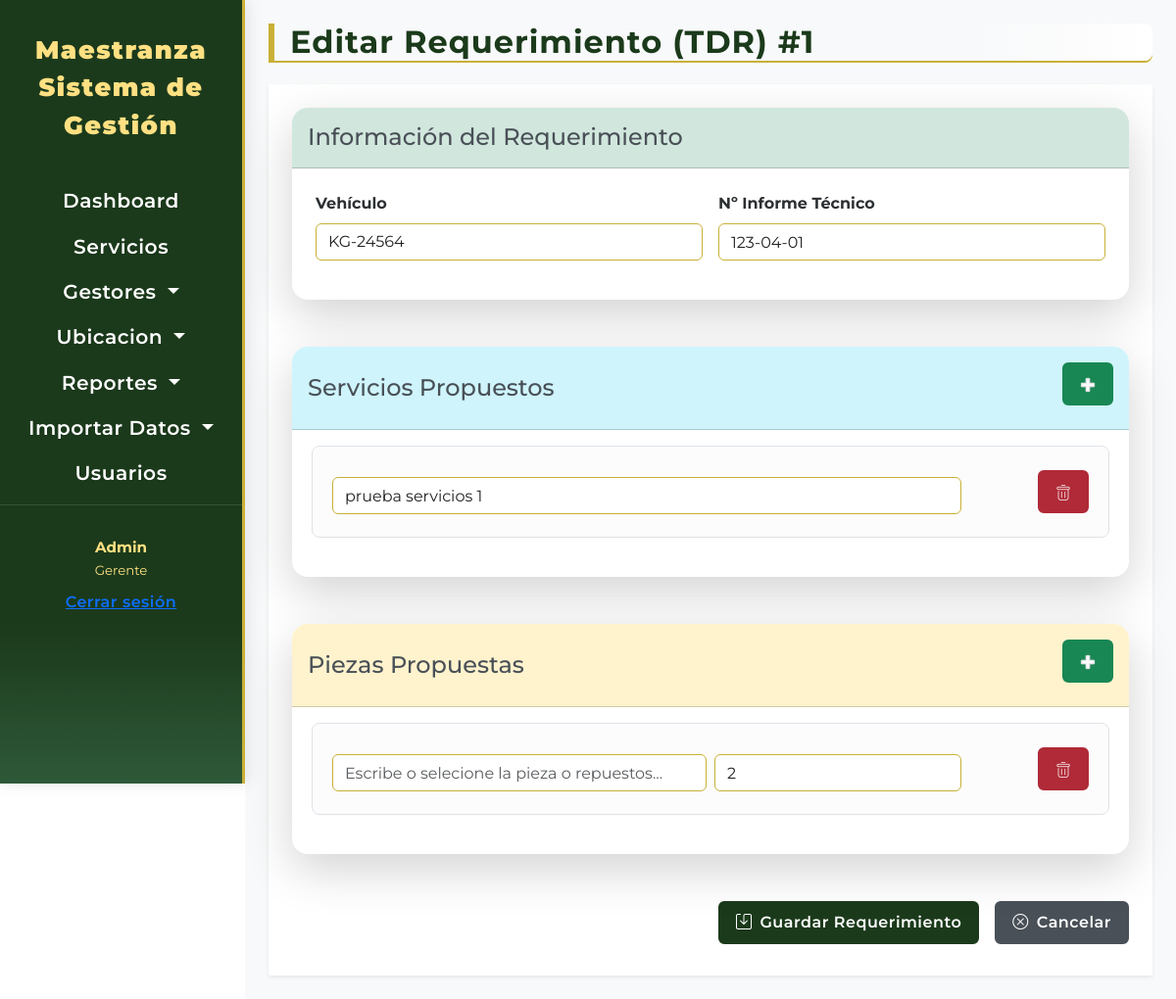
Before: /tdr/1/editar/ (signed in) with the older database file.
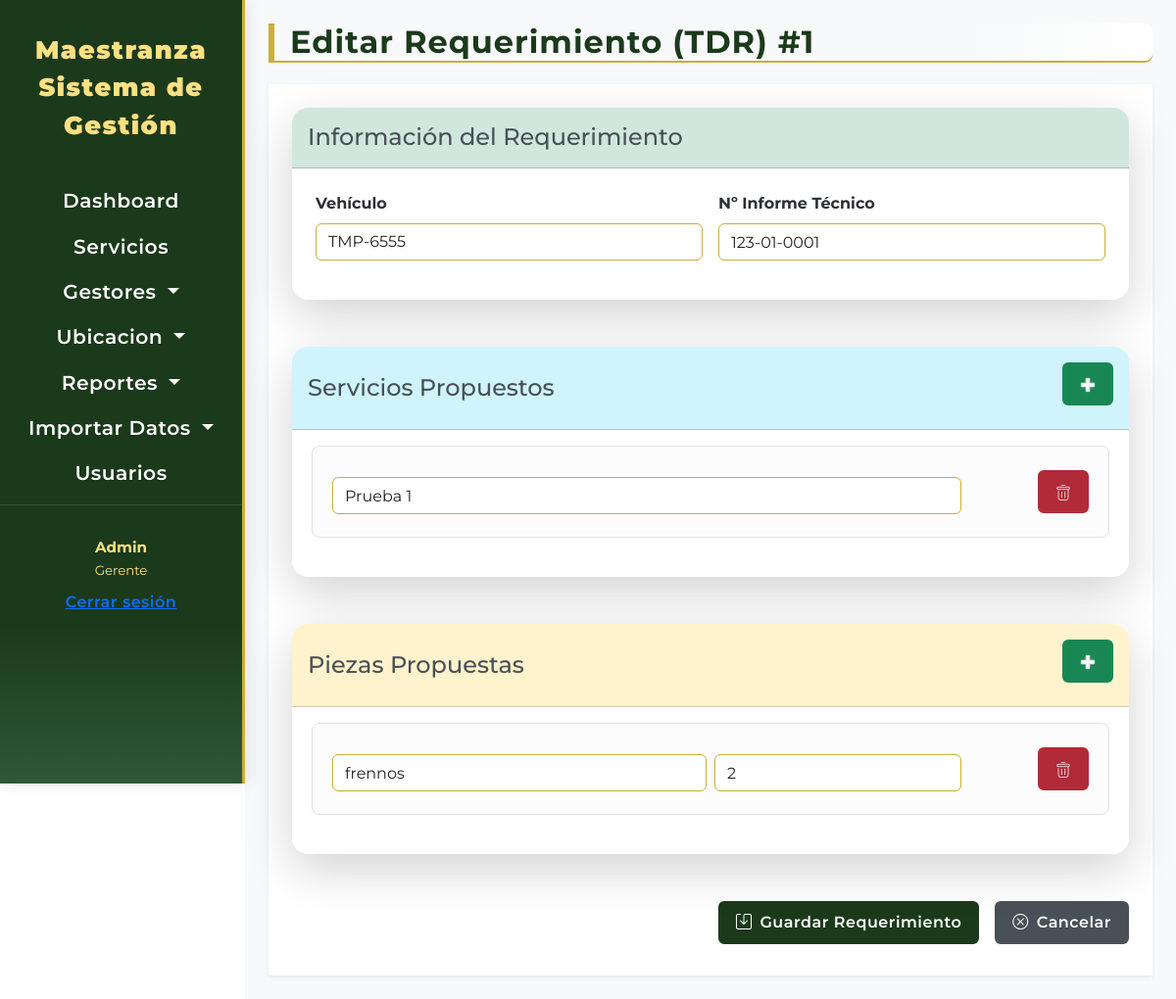
After: the same page with the newer database file.
### tdr/models.py (models this page shows, shortened)
class Requerimiento(models.Model):
    vehiculo = models.ForeignKey(
        Vehiculo,
        on_delete=models.CASCADE,
        related_name='requerimientos',
        verbose_name="Vehículo del Requerimiento"
    )
    fecha_creacion = models.DateTimeField(
        auto_now_add=True,
        verbose_name="Fecha de Creación del TDR",
        db_index=True
    )
    informe_tecnico_nro = models.CharField(
        unique=True,
        max_length=50,
        blank=True,
        null=True,
        verbose_name="Nº Informe Técnico"
    )
    servicios_propuestos = models.ManyToManyField(
        DescripcionServicio,
        through='RequerimientoDescripcionDetalle',
        related_name='requerimientos_asociados_servicio',
        verbose_name="Servicios Propuestos en TDR"
    )
    piezas_propuestas = models.ManyToManyField(
        PiezaTDR,
        through='RequerimientoPiezaDetalle',
        related_name='en_requerimientos',
        verbose_name="Piezas Propuestas en TDR"
    )
    class Meta:
        verbose_name = "Requerimiento TDR"
        verbose_name_plural = "Requerimientos TDRs"
        ordering = ['-fecha_creacion']

### tdr/views.py (the view)
# urls.py: path('<int:id>/editar/', views.requerimiento_form, name='editar_requerimiento'),
@login_required
def requerimiento_form(request, id=None):
    requerimiento, modo, extra = modo_gestion(Requerimiento, id)
    RequerimientoDescripcionDetalleFormSet = inlineformset_factory(
        Requerimiento,
        RequerimientoDescripcionDetalle,
        form=RequerimientoDescripcionDetalleForm,
        extra=extra,
        can_delete=True,
        fields=['detalle_servicio'] # ¡CORREGIDO!: Ahora usa el ForeignKey 'detalle'
    )
    RequerimientoPiezaDetalleFormSet = inlineformset_factory(
        Requerimiento,
        RequerimientoPiezaDetalle,
        form=RequerimientoPiezaDetalleForm,
        extra=extra,
        can_delete=True,
        fields=['detalle_pieza', 'cantidad'],
    )
    if request.method == 'POST':
        form = RequerimientoForm(request.POST, instance=requerimiento)
        servicio_detalle_formset = RequerimientoDescripcionDetalleFormSet(request.POST, instance=requerimiento, prefix='serviciodetalle') # <<<< ASEGURA QUE ES 'serviciodetalle'
        pieza_detalle_formset = RequerimientoPiezaDetalleFormSet(request.POST, instance=requerimiento, prefix='piezadetalle') # <<<< ASEGURA QUE ES 'piezadetalle'
        if form.is_valid() and servicio_detalle_formset.is_valid() and pieza_detalle_formset.is_valid():
            with transaction.atomic():
                requerimiento = form.save()
                servicio_detalle_formset.instance = requerimiento
                servicio_detalle_formset.save()
                pieza_detalle_formset.instance = requerimiento
                pieza_detalle_formset.save()
            messages.success(request, f'Requerimiento (TDR) {"creado" if modo == "crear" else "actualizado"} exitosamente.')
            return redirect('lista_requerimientos')
        else:
            messages.error(request, f'Error al {"crear" if modo == "crear" else "actualizar"} el requerimiento. Revise los campos.')
    else:
        form = RequerimientoForm(instance=requerimiento)
        servicio_detalle_formset = RequerimientoDescripcionDetalleFormSet(instance=requerimiento, prefix='serviciodetalle') # <<<< ASEGURA QUE ES 'serviciodetalle'
        pieza_detalle_formset = RequerimientoPiezaDetalleFormSet(instance=requerimiento, prefix='piezadetalle') # <<<< ASEGURA QUE ES 'piezadetalle'
    context = {
        'form': form,
        'servicio_detalle_formset': servicio_detalle_formset,
        'pieza_detalle_formset': pieza_detalle_formset,
        'requerimiento': requerimiento,
        'modo': modo
    }
    return render(request, 'requerimiento/gestion.html', context)

### tdr/forms.py
class RequerimientoForm(forms.ModelForm):
    class Meta:
        model = Requerimiento
        fields = [
            'vehiculo',
            'informe_tecnico_nro',
        ]
        widgets = {
            'vehiculo':autocomplete.ModelSelect2(url='vehiculo-autocomplete',attrs={'class': 'form-control'}),
            'informe_tecnico_nro': forms.TextInput(attrs={'class': 'form-control', 'placeholder': 'Ej. 529-04-2025'}),
        }
        labels = {
            'vehiculo': 'Vehículo',
            'informe_tecnico_nro': 'Nº Informe Técnico',
        }
    def __init__(self, *args, **kwargs):
        super().__init__(*args, **kwargs)
        self.fields['vehiculo'].queryset = Vehiculo.objects.all().order_by('placa_int')

### maestranza/utils.py (called while the page is built)
def modo_gestion(modelo,id=None):
    if id:
        return get_object_or_404(modelo, id=id), 'editar', 0
    return None, 'crear', 1

### vehiculo/models.py (called while the page is built)
    def __str__(self):
        return self.placa_int

### templates/requerimiento/gestion.html (shortened to what the changed rows need)
{% extends 'components/formulario.html' %}
{% load widget_tweaks %}
{% load static %}
{% block content %}
<h1 class="mb-4 text-center text-md-start crud-title">
    {% if modo == 'crear' %}
        Registrar Nuevo Requerimiento (TDR)
    {% else %}
        Editar Requerimiento (TDR) #{{ requerimiento.id }}
    {% endif %}
</h1>
<form method="post" id="requerimientoForm" class="p-3 p-md-4 bg-white rounded-lg shadow-sm" autocomplete="off">
    <div class="card mb-5 shadow-lg border-0 rounded-4">
        <div class="card-body p-4">
            <div class="row g-3">
                <div class="col-md-6 mb-3">
                    <label for="{{ form.vehiculo.id_for_label }}" class="form-label fw-bold text-secondary-emphasis">
                        {{ form.vehiculo.label }}
                    </label>
                    {{ form.vehiculo|add_class:"form-control" }}
                </div>
                <div class="col-md-6 mb-3">
                    <label for="{{ form.informe_tecnico_nro.id_for_label }}" class="form-label fw-bold text-secondary-emphasis">
                        {{ form.informe_tecnico_nro.label }}
                    </label>
                    {{ form.informe_tecnico_nro|add_class:"form-control" }}
                </div>
            </div>
        </div>
    </div>
    <div class="card mb-5 shadow-lg border-0 rounded-4">
        <div class="card-body p-4">
            <div id="requerimiento-servicios-formset">
                {% for formset_form in servicio_detalle_formset %}
                    <div class="formset-row row g-2 mb-3 align-items-center p-3 border rounded-3 bg-light-subtle animated-fade-in">
                        <div class="col-md-10 position-relative">
                            {{ formset_form.descripcion_texto }}
                        </div>
                        <div class="col-md-2 text-end">
                            <button type="button" class="btn btn-danger btn-sm remove-formset-row animated-button-delete">
                                <img src="{% static 'img/delete.png' %}" alt=" ">
                            </button>
                        </div>
                    </div>
                {% endfor %}
            </div>
        </div>
    </div>
    <div class="card mb-5 shadow-lg border-0 rounded-4">
        <div class="card-body p-4">
            <div id="requerimiento-piezas-formset">
                {% for formset_form in pieza_detalle_formset %}
                    <div class="formset-row row g-2 mb-3 align-items-center p-3 border rounded-3 bg-light-subtle animated-fade-in">
                        <div class="col-md-6">
                            {{ formset_form.descripcion_pieza_texto|add_class:"form-control" }}
                        </div>
                        <div class="col-md-4">
                            {{ formset_form.cantidad|add_class:"form-control" }}
                        </div>
                        <div class="col-md-2 text-end">
                            <button type="button" class="btn btn-danger btn-sm remove-formset-row animated-button-delete">
                                <img src="{% static 'img/delete.png' %}" alt=" ">
                            </button>
                        </div>
                    </div>
                {% endfor %}
            </div>
        </div>
    </div>
    <div class="d-flex justify-content-end gap-3 mt-5">
    </div>
</form>
{% endblock %}

Changed rows visible on the page:
changed Requerimiento id 1: vehiculo "KG-24564" → "TMP-6555"; informe_tecnico_nro "123-04-01" → "123-01-0001"
Other visible differences:
form field descripcion_texto: "prueba servicios 1" → "Prueba 1"
form field descripcion_pieza_texto: (not shown) → "frennos"
